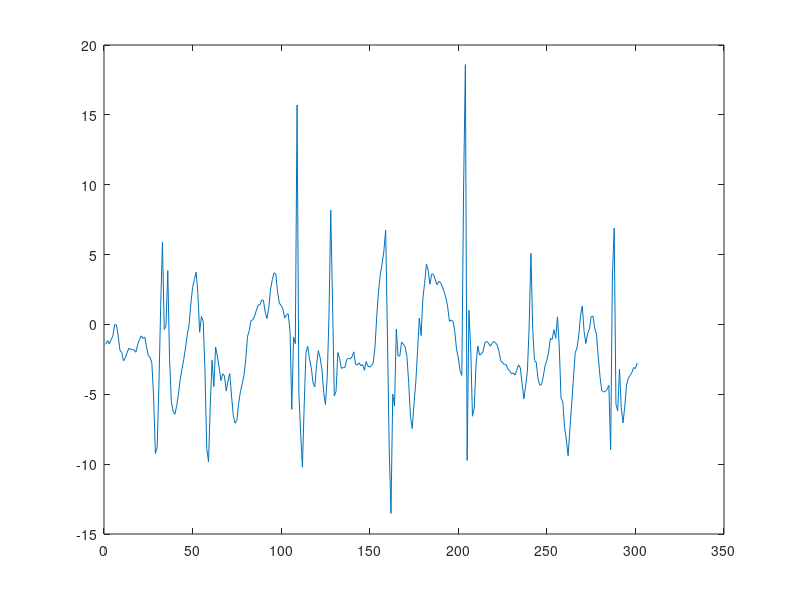

The MATLAB source for this figure: (Note: this script raises an error after producing the figure.)
load('az_gx.mat')
figure; plot(ax);
y=ax(100:400,:);
plot(y);
[maxtab, mintab] = peakdet(y, 0.5);
hold on; plot(mintab(:,1), mintab(:,2), 'g*');
plot(maxtab(:,1), maxtab(:,2), 'r*')

[pksY,plocY] = findpeaks(y)
plot(plocY,pksY, 'b+')